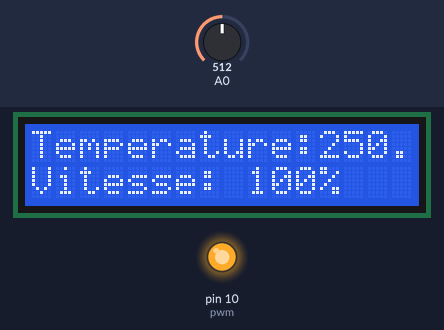
Recording of a sketch running on a simulated Arduino Uno, built with avr-gcc and run on an emulated ATmega328P. Parts: 16×2 character LCD, output pins drawn as LEDs (lit = HIGH). Inputs (shaded band) come from the test bench; at power-on: A0 = 512.

Above: at 9.3 s.
9.4 s: A0 set to 0
At 12.0 s:
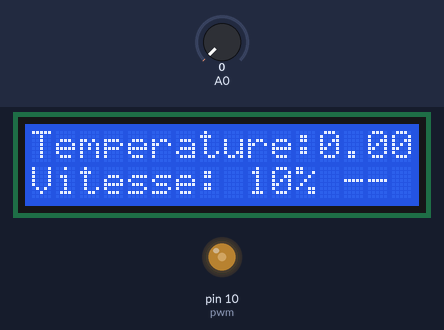
13.5 s: A0 set to 47
At 16.1 s:
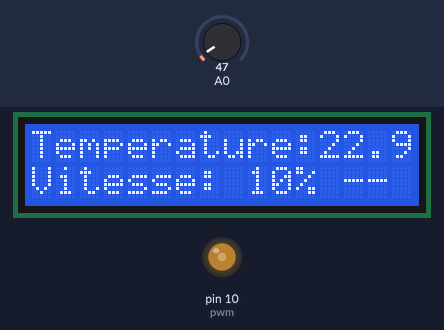
17.6 s: A0 set to 55
At 19.0 s:
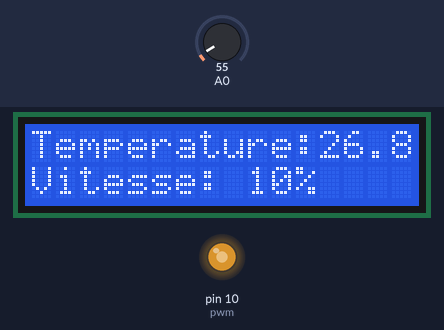
21.7 s: A0 set to 122
At 25.5 s:
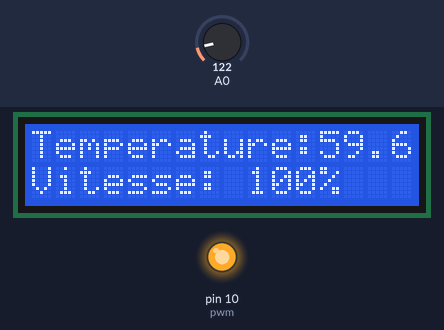
29.1 s: A0 set to 0
At 31.4 s:
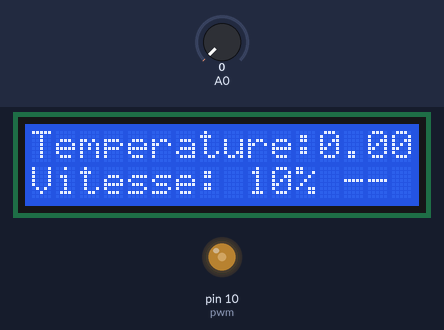
33.2 s: A0 set to 306
At 35.1 s:
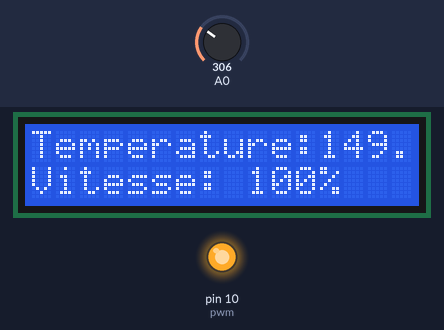
Timing chart, 0 to 42.2 s (numbered marks = the images above; inputs shaded):
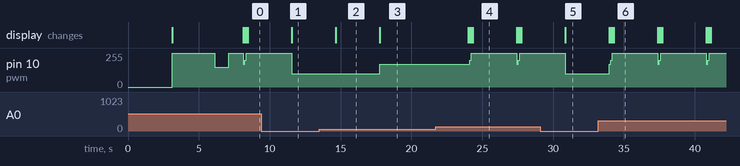

Measured:
- the behaviour switches between 51 and 52 on A0 (found by bisection; images 2 and 3)
- after the input at 9.4 s, the display: changes after 2.2 s (image 1)
- after the input at 13.5 s, the display: changes after 1.2 s (image 2)
- after the input at 17.6 s, pin 10 (pwm): 100/255 → 170/255 after 0.18 s; the display: changes after 0.18 s (image 3)
- after the input at 21.7 s, pin 10 (pwm): 170/255 → 200/255 after 2.4 s, → 255/255 0.11 s later, → 170/255 3.2 s later, → 200/255 0.11 s later, … (5 changes in this stretch); the display: first changes after 2.3 s (image 4 shows a later state)
- after the input at 29.1 s, the display: changes after 1.7 s (image 5)
- after the input at 33.2 s, pin 10 (pwm): 100/255 → 170/255 after 0.76 s, then repeats every 3.4 s: 200/255 0.11 s, 255/255 3.2 s, 170/255 0.11 s; the display: first changes after 0.76 s (image 6 shows a later state)

The sketch:

Public_version.ino
```cpp
#include<LiquidCrystal.h>
int always10percent=24;
//Set vos temperatures ici
int temp_7=25;
int temp_1=30;
int temp_2=35;
int temp_3=40;
int temp_4=45;
int temp_5=50;
int temp_6=55;
LiquidCrystal lcd(12, 11, 5, 4, 3, 2);
LiquidCrystal lcd2(12, 11, 5, 4, 3, 2);
#define pwm 10 //Pin du mosfet
#define led1 6 //Pin de la led Verte
#define led2 7 //Pin de la led Orange
#define led3 8 //Pin de la led Rouge

void setup()
{
 lcd.begin(16, 2);

 lcd.clear();
 lcd.print("Fan controlled");
 lcd.setCursor(0,1); //Changer de ligne
 lcd.print("by temp");
 digitalWrite(led1, HIGH); //Allumer led 1
 digitalWrite(led2, HIGH);
 digitalWrite(led3, HIGH);
 delay(2050);
 digitalWrite(led1, LOW); //Eteindre led 1
 digitalWrite(led2, LOW);
 digitalWrite(led3, LOW);
 delay(1000); //Attendre une secone
 analogWrite(pwm, 255); //Generer un signal PWM de 255 (Le maximum)
 lcd.clear();
 lcd.setCursor(0,0);
 lcd.print("   DEVELOPED  ");
 lcd.setCursor(0,1);
 lcd.print("  BY STONESET");
 delay(2000);
 analogWrite(pwm, 255);
 delay(1000);
 analogWrite(pwm, 150);
 delay(1000);
 analogWrite(pwm, 255);
 delay(1000);

}
void loop()
{
  int valeur_brute = analogRead(A0); //Lire la valeur analogique sur le pin 0 de l'arduino
  float temp = valeur_brute * (5.0 / 1023.0 * 100.0); //Transformation de la valeur brute en la valeur réelle
  lcd.setCursor(0,0);
  lcd.print("Temperature:");
  lcd.print(temp);   // Afficher la temp sur le screen
  lcd.print(" C");
  lcd.setCursor(0,1);

  //Si vous voulez que le texte defile :
    //for (int positionCounter = 0; positionCounter < 21; positionCounter++) {
    //scroll one position left:
    //lcd.scrollDisplayLeft();
    //wait a bit:
    //delay(150);
    //}

  if(temp < always10percent )   // Si la temp est plus petite que A
    {
      analogWrite(pwm, 100);
      lcd.print("Vitesse: 10% -- ");
      delay(100);
      digitalWrite(led1, HIGH);
    }

    else if(temp > temp_7)
    {
      analogWrite(pwm, 170);
      lcd.print("Vitesse: 10%   ");
      delay(100);
      digitalWrite(led1, HIGH);
    }

lcd.setCursor(0,0);
  lcd.print("Temperature:");
  lcd.print(temp);   // Afficher la temp sur le screen
  lcd.print(" C");
  lcd.setCursor(0,1);

  if(temp > temp_1)
    {
      analogWrite(pwm, 200);
      lcd.print("Vitesse: 20%   ");
      digitalWrite(led1, HIGH);
      delay(100);
    }

     else if(temp > temp_2)
    {
      analogWrite(pwm, 230);
      lcd.print("Vitesse: 40%   ");
      digitalWrite(led1, LOW);
      digitalWrite(led2, HIGH);
      delay(100);
    }

lcd.setCursor(0,0);
  lcd.print("Temperature:");
  lcd.print(temp);   // Afficher la temp sur le screen
  lcd.print(" C");
  lcd.setCursor(0,1);

  if(temp > temp_3)
    {
      analogWrite(pwm, 255);
      lcd.print("Vitesse: 60%   ");
      digitalWrite(led2, HIGH);
      delay(100);
    }

    else if(temp > temp_4)
    {
      analogWrite(pwm, 204);
      lcd.print("Vitesse: 80%    ");
       digitalWrite(led2, LOW);
      digitalWrite(led3, HIGH);
      delay(100);
    }

lcd.setCursor(0,0);
  lcd.print("Temperature:");
  lcd.print(temp);   // Afficher la temp sur le screen
  lcd.print(" C");
  lcd.setCursor(0,1);

  if(temp > temp_5)
    {
      analogWrite(pwm, 255);
      lcd.print("Vitesse: 100%   ");
      delay(100);
      digitalWrite(led3, HIGH);
    }
    else if(temp > temp_6)
    {
      analogWrite(pwm, 255);
      lcd.print("MAXIMUM ATTEINT");
      delay(100);
    }
  delay(3000);

}
```
